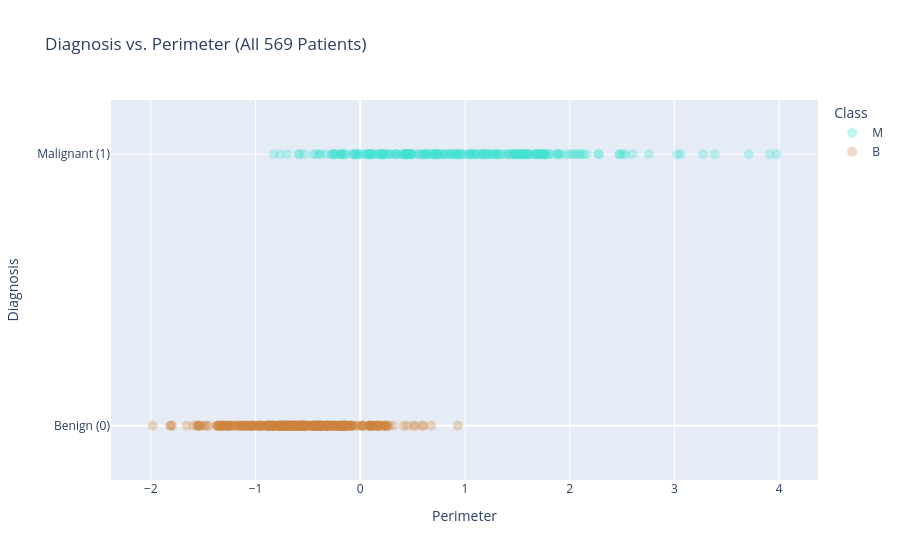

The code cell stored with this chart in its notebook:
### Markdown cell above
**What do we find?**

* Malignant masses tend to have **larger perimeters**: the average perimeter is about $+0.96$ for malignant masses versus about $-0.57$ for benign ones.
* But the two groups **overlap**. Very small perimeters are almost always benign and very large perimeters are almost always malignant, but in the middle (roughly $-0.5$ to $+0.8$) both diagnoses are common.

Another way to view the same data is to plot the 0/1 response against the explanatory variable:

### Code cell
fig = px.scatter(cancer, x = "Perimeter", y = "Malignant", color = "Class",
                 title = "Diagnosis vs. Perimeter (All 569 Patients)",
                 labels = {"Perimeter": "Perimeter", "Malignant": "Diagnosis"},
                 color_discrete_map = {"B": "peru", "M": "turquoise"},
                 opacity = 0.3,
                 height = 450)

fig.update_traces(marker = dict(size = 10))
fig.update_yaxes(tickvals = [0, 1], ticktext = ["Benign (0)", "Malignant (1)"], range = [-0.2, 1.2])

### Figure 1 — Plotly figure (JSON) as saved in the notebook; plotly's stock layout.template omitted (floating-point values rounded to 4 significant figures; data arrays with more than 128 entries replaced by an {"elided": "..."} marker saying what was removed)
{"data": [{"hovertemplate": "Class=M<br>Perimeter=%{x}<br>Diagnosis=%{y}<extra></extra>", "legendgroup": "M", "marker": {"color": "turquoise", "opacity": 0.3, "size": 10, "symbol": "circle"}, "mode": "markers", "name": "M", "orientation": "v", "showlegend": true, "type": "scatter", "x": {"elided": "212 float values"}, "xaxis": "x", "y": {"elided": "212 int values"}, "yaxis": "y"}, {"hovertemplate": "Class=B<br>Perimeter=%{x}<br>Diagnosis=%{y}<extra></extra>", "legendgroup": "B", "marker": {"color": "peru", "opacity": 0.3, "size": 10, "symbol": "circle"}, "mode": "markers", "name": "B", "orientation": "v", "showlegend": true, "type": "scatter", "x": {"elided": "357 float values"}, "xaxis": "x", "y": {"elided": "357 int values"}, "yaxis": "y"}], "layout": {"autosize": true, "legend": {"title": {"text": "Class"}, "tracegroupgap": 0}, "title": {"text": "Diagnosis vs. Perimeter (All 569 Patients)"}, "xaxis": {"anchor": "y", "autorange": true, "domain": [0, 1], "range": [-2.373, 4.362], "title": {"text": "Perimeter"}, "type": "linear"}, "yaxis": {"anchor": "x", "domain": [0, 1], "range": [-0.2, 1.2], "ticktext": ["Benign (0)", "Malignant (1)"], "tickvals": [0, 1], "title": {"text": "Diagnosis"}, "type": "linear"}}}
